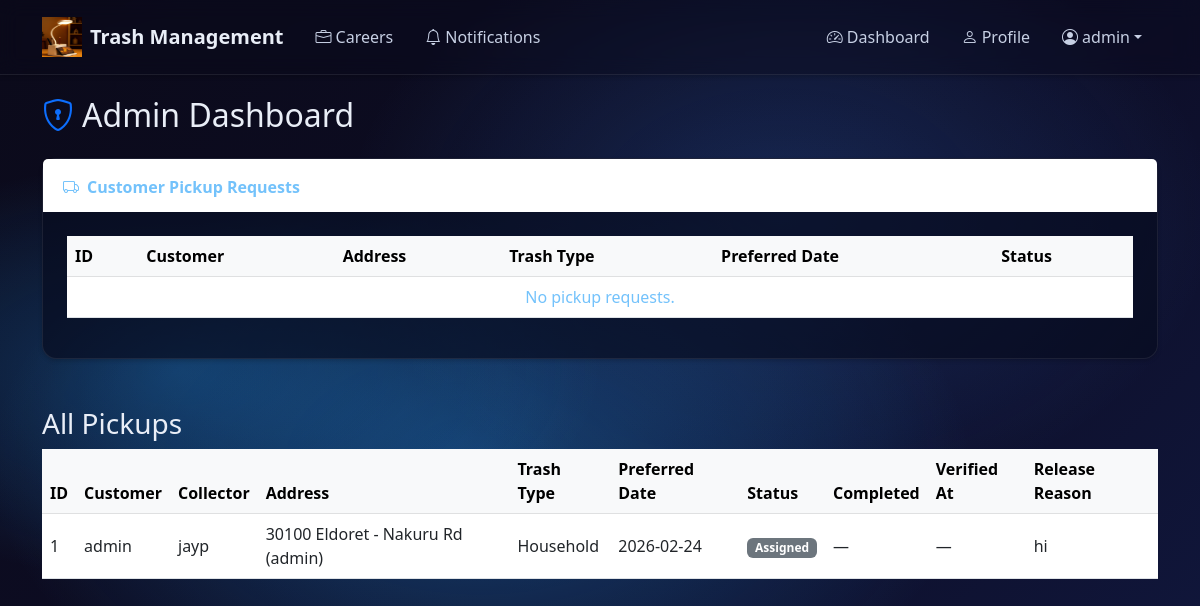
Page /accounts/dashboard/admin/ (signed in) on the committed database.
### apps/accounts/models.py (models this page shows, shortened)
class User(AbstractUser):
    ROLE_CHOICES = (
        ('customer', 'Customer'),
        ('collector', 'Collector'),
        ('admin', 'Admin'),
    )
    role = models.CharField(max_length=20, choices=ROLE_CHOICES, default='customer')
    collector_approved = models.BooleanField(default=False)

### apps/pickups/models.py (models this page shows, shortened)
class Pickup(models.Model):
    TRASH_TYPE_HOUSEHOLD = 'household'
    TRASH_TYPE_RECYCLABLE = 'recyclable'
    TRASH_TYPE_BULK = 'bulk'
    TRASH_TYPE_CHOICES = [
        (TRASH_TYPE_HOUSEHOLD, 'Household'),
        (TRASH_TYPE_RECYCLABLE, 'Recyclable'),
        (TRASH_TYPE_BULK, 'Bulk'),
    ]
    trash_type = models.CharField(max_length=20, choices=TRASH_TYPE_CHOICES, default=TRASH_TYPE_HOUSEHOLD)
    STATE_SCHEDULED = 'scheduled'
    STATE_ASSIGNED = 'assigned'
    STATE_IN_PROGRESS = 'in_progress'
    STATE_COMPLETED = 'completed'
    STATE_RELEASED = 'released'
    STATE_FAILED = 'failed'
    STATE_CHOICES = [
        (STATE_SCHEDULED, 'Scheduled'),
        (STATE_ASSIGNED, 'Assigned'),
        (STATE_IN_PROGRESS, 'In Progress'),
        (STATE_COMPLETED, 'Completed'),
        (STATE_RELEASED, 'Released'),
        (STATE_FAILED, 'Failed'),
    ]
    customer = models.ForeignKey(settings.AUTH_USER_MODEL, on_delete=models.CASCADE, related_name='pickups')
    collector = models.ForeignKey(settings.AUTH_USER_MODEL, null=True, blank=True, on_delete=models.SET_NULL, related_name='assigned_pickups')
    release_reason = models.TextField(null=True, blank=True)
    address = models.ForeignKey('customers.Address', on_delete=models.CASCADE)
    scheduled_time = models.DateTimeField()
    state = models.CharField(max_length=20, choices=STATE_CHOICES, default=STATE_SCHEDULED)
    created_at = models.DateTimeField(auto_now_add=True)
    proof_photo = models.ImageField(upload_to='proofs/', null=True, blank=True)
    verification_token = models.CharField(max_length=64, blank=True)
    verified_at = models.DateTimeField(null=True, blank=True)

### apps/customers/models.py (models this page shows, shortened)
class Address(models.Model):
    user = models.ForeignKey(settings.AUTH_USER_MODEL, on_delete=models.CASCADE, related_name='addresses')
    address_text = models.TextField()
    lat = models.DecimalField(max_digits=9, decimal_places=6, null=True, blank=True)
    lng = models.DecimalField(max_digits=9, decimal_places=6, null=True, blank=True)
    google_place_id = models.CharField(max_length=128, blank=True)
    region = models.CharField(max_length=64, blank=True)
    landmark = models.CharField(max_length=128, blank=True)
    created_at = models.DateTimeField(auto_now_add=True)
    updated_at = models.DateTimeField(auto_now=True)
    def __str__(self):
        return f"{self.address_text} ({self.user})"

### apps/accounts/views.py (the view)
# urls.py: path('dashboard/admin/', views.admin_dashboard, name='admin_dashboard'),
@login_required
def admin_dashboard(request):
    from apps.pickups.models import Pickup
    pickups = Pickup.objects.all().order_by('-created_at')
    pickup_requests = Pickup.objects.filter(state__in=[Pickup.STATE_SCHEDULED, Pickup.STATE_RELEASED]).order_by('-created_at')
    return render(
        request,
        'accounts/admin_dashboard.html',
        {
            'pickups': pickups,
            'pickup_requests': pickup_requests,
        },
    )

### templates/accounts/admin_dashboard.html
{% extends 'base.html' %}
{% block content %}
<h2 class="mb-4"><i class="bi bi-shield-lock text-primary me-2"></i>Admin Dashboard</h2>
<div class="card mb-4">
  <div class="card-header bg-white">
    <i class="bi bi-truck me-2"></i>Customer Pickup Requests
  </div>
  <div class="card-body">
    <div class="table-responsive">
      <table class="table table-hover align-middle">
        <thead class="table-light">
          <tr>
            <th>ID</th>
            <th>Customer</th>
            <th>Address</th>
            <th>Trash Type</th>
            <th>Preferred Date</th>
            <th>Status</th>
          </tr>
        </thead>
        <tbody>
          {% for p in pickup_requests %}
          <tr>
            <td>{{ p.id }}</td>
            <td>{{ p.customer.get_full_name|default:p.customer.username }}</td>
            <td>{{ p.address }}</td>
            <td>{{ p.trash_type|capfirst }}</td>
            <td>{{ p.scheduled_time|date:'Y-m-d' }}</td>
            <td><span class="badge bg-primary">{{ p.get_state_display }}</span></td>
          </tr>
          {% empty %}
          <tr>
            <td colspan="6" class="text-center text-muted">No pickup requests.</td>
          </tr>
          {% endfor %}
        </tbody>
      </table>
    </div>
  </div>
</div>
<h3 class="mt-5">All Pickups</h3>
<div class="table-responsive">
  <table class="table table-hover align-middle">
    <thead class="table-light">
      <tr>
        <th>ID</th>
        <th>Customer</th>
        <th>Collector</th>
        <th>Address</th>
        <th>Trash Type</th>
        <th>Preferred Date</th>
        <th>Status</th>
        <th>Completed</th>
        <th>Verified At</th>
        <th>Release Reason</th>
      </tr>
    </thead>
    <tbody>
      {% for p in pickups %}
      <tr>
        <td>{{ p.id }}</td>
        <td>{{ p.customer }}</td>
        <td>{% if p.collector %}{{ p.collector.get_full_name|default:p.collector.username }}{% else %}—{% endif %}</td>
        <td>{{ p.address }}</td>
        <td>{{ p.trash_type|capfirst }}</td>
        <td>{{ p.scheduled_time|date:'Y-m-d' }}</td>
        <td><span class="badge bg-secondary">{{ p.get_state_display }}</span></td>
        <td>{% if p.state == 'completed' %}<i class="bi bi-check-circle-fill text-success"></i>{% else %}—{% endif %}</td>
        <td>{% if p.verified_at %}{{ p.verified_at }}{% else %}—{% endif %}</td>
        <td>{{ p.release_reason|default:'—' }}</td>
      </tr>
      {% endfor %}
    </tbody>
  </table>
</div>
{% endblock %}

### templates/base.html (shortened to what this page needs)
<!doctype html>
<html>
  <head>
    <link href="https://cdn.jsdelivr.net/npm/bootstrap@5.3.0/dist/css/bootstrap.min.css" rel="stylesheet">
    <link rel="stylesheet" href="https://cdn.jsdelivr.net/npm/bootstrap-icons@1.11.3/font/bootstrap-icons.min.css">
    {% load static %}
    <link rel="stylesheet" href="{% static 'css/trash_style.css' %}">
  </head>
  <body>
    <nav class="navbar navbar-expand-lg fixed-top transparent-nav">
      <div class="container">
        <a class="navbar-brand d-flex align-items-center" href="/">
          <img src="{% static 'images/logo.png' %}" alt="Logo" width="40" height="40" class="me-2">
          <strong>Trash Management</strong>
        </a>
        <div class="collapse navbar-collapse" id="navbarsExample07">
          <ul class="navbar-nav me-auto mb-2 mb-lg-0">
            <li class="nav-item">
              <a class="nav-link" href="/careers/become-collector/">
                <i class="bi bi-briefcase me-1"></i>Careers
              </a>
            </li>
            <li class="nav-item">
              <a class="nav-link" href="/notifications/">
                <i class="bi bi-bell me-1"></i>Notifications
              </a>
            </li>
          </ul>
          <ul class="navbar-nav ms-auto mb-2 mb-lg-0 align-items-center">
            {% if request.user.is_authenticated %}
              <li class="nav-item">
                <a class="nav-link" href="{% url 'accounts:dashboard' %}">
                  <i class="bi bi-speedometer2 me-1"></i>Dashboard
                </a>
              </li>
              <li class="nav-item">
                <a class="nav-link" href="{% url 'accounts:profile' %}">
                  <i class="bi bi-person me-1"></i>Profile
                </a>
              </li>
              <li class="nav-item dropdown">
                <a class="nav-link dropdown-toggle d-flex align-items-center" href="#" id="userMenu" data-bs-toggle="dropdown" aria-expanded="false">
                  <i class="bi bi-person-circle me-1"></i>{{ request.user.get_full_name|default:request.user.username }}
                </a>
              </li>
            {% endif %}
          </ul>
        </div>
      </div>
    </nav>
    <main class="container py-4 fade-in">
      {% block content %}{% endblock %}
    </main>
  </body>
</html>

### static/css/trash_style.css (style rules this page uses)
:root { --primary-blue: #59a6ff; --primary-dark: #2f7fe3; --accent-cyan: #73C2FB; --night-0: #0b0a1a; --night-1: #0d0d26; --night-2: #10163a; --text-light: #e9eef7; --text-muted: #c7d0e4; --shadow-sm: 0 0.125rem 0.25rem rgba(0,0,0,0.18); --shadow-hover: 0 0.75rem 1.5rem rgba(0,0,0,0.28); }
body { background: radial-gradient(600px 300px at 15% 60%, rgba(32, 160, 255, 0.28), rgba(0, 0, 0, 0) 70%), radial-gradient(700px 420px at 40% 75%, rgba(38, 160, 255, 0.35), rgba(0, 0, 0, 0) 70%), radial-gradient(620px 420px at 65% 35%, rgba(60, 140, 255, 0.22), rgba(0, 0, 0, 0) 70%), linear-gradient(135deg, var(--night-0) 0%, var(--night-1) 60%, var(--night-2) 100%); color: var(--text-light); font-family: 'Montserrat', system-ui, -apple-system, 'Segoe UI', Roboto, 'Helvetica Neue', sans-serif; }
.navbar { background: rgba(9, 10, 26, 0.35) !important; backdrop-filter: blur(10px); border-bottom: 1px solid rgba(255, 255, 255, 0.08); box-shadow: var(--shadow-sm); padding: 0.75rem 1rem; }
.navbar .navbar-brand { font-weight: 600; color: var(--text-light); }
.navbar .nav-link { color: var(--text-muted); font-weight: 500; padding: 0.5rem 1rem !important; transition: color 0.15s ease-in-out; }
.fade-in { animation: fadeIn 0.4s ease-out; }
.card { border: 1px solid rgba(255,255,255,0.08); border-radius: 0.9rem; box-shadow: var(--shadow-sm); transition: transform 0.2s ease, box-shadow 0.2s ease; background: rgba(8, 12, 32, 0.7); margin-bottom: 1.5rem; }
.card-header { background-color: transparent; border-bottom: 1px solid rgba(255,255,255,0.08); font-weight: 600; padding: 1rem 1.25rem 0.75rem; color: var(--accent-cyan); }
.card-body { padding: 1.5rem; }
.text-muted { color: var(--accent-cyan) !important; }
.card .card-body, .card .card-body p, .card .card-body strong { color: var(--accent-cyan); }

### templates/base.html (style rules this page uses)
.transparent-nav { background: rgba(9, 10, 26, 0.35) !important; backdrop-filter: blur(10px); border-bottom: 1px solid rgba(255, 255, 255, 0.08); }
.navbar-collapse { background: rgba(9, 10, 26, 0.7); border-radius: 0.75rem; padding: 0.5rem 0.75rem; }
@media (min-width: 992px) { .navbar-collapse { background: transparent; border-radius: 0; padding: 0; } }
body.has-fixed-nav { padding-top: 72px; }

### rows in the picture
User: user.get_full_name "admin"
Pickup: id "1", customer "admin", collector.get_full_name "jayp", address "30100 Eldoret - Nakuru Rd (admin)", trash_type "Household", scheduled_time "2026-02-24", state "Assigned", release_reason "hi"
